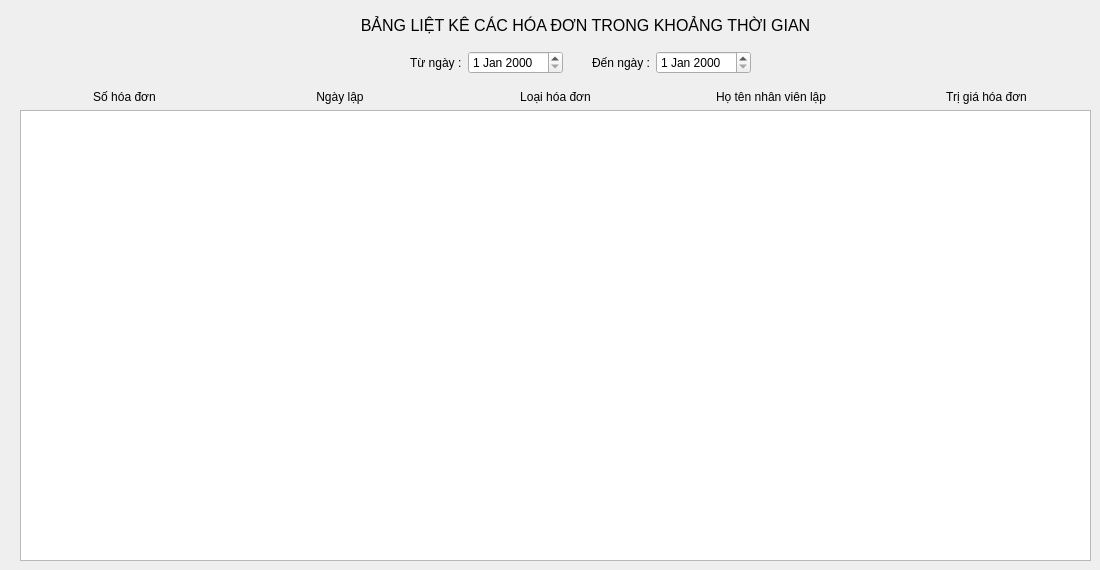
      <widget class="QWidget" name="StaticsByPrice">
       <attribute name="title">
        <string>THỐNG KÊ THEO DOANH THU</string>
       </attribute>
       <widget class="QLabel" name="tieude_2">
        <property name="geometry">
         <rect>
          <x>250</x>
          <y>10</y>
          <width>671</width>
          <height>31</height>
         </rect>
        </property>
        <property name="styleSheet">
         <string notr="true">#tieude {
                                                                                font: bold &quot;Goldman&quot;;
                                                                                color: #ffffff;
                                                                                }</string>
        </property>
        <property name="text">
         <string>&lt;html&gt;&lt;head/&gt;&lt;body&gt;&lt;p align=&quot;center&quot;&gt;&lt;span style=&quot; font-family:'Times New Roman','serif'; font-size:12pt;&quot;&gt;BẢNG LIỆT KÊ CÁC HÓA ĐƠN TRONG KHOẢNG THỜI GIAN&lt;/span&gt;&lt;/p&gt;&lt;/body&gt;&lt;/html&gt;</string>
        </property>
       </widget>
       <widget class="QWidget" name="layoutWidget7">
        <property name="geometry">
         <rect>
          <x>410</x>
          <y>50</y>
          <width>341</width>
          <height>26</height>
         </rect>
        </property>
        <layout class="QHBoxLayout" name="horizontalLayout_21">
         <item>
          <widget class="QLabel" name="label">
           <property name="text">
            <string>Từ ngày :</string>
           </property>
          </widget>
         </item>
         <item>
          <widget class="QDateEdit" name="fromDate"/>
         </item>
         <item>
          <spacer name="horizontalSpacer">
           <property name="orientation">
            <enum>Qt::Orientation::Horizontal</enum>
           </property>
           <property name="sizeHint" stdset="0">
            <size>
             <width>20</width>
             <height>20</height>
            </size>
           </property>
          </spacer>
         </item>
         <item>
          <widget class="QLabel" name="label_2">
           <property name="text">
            <string>Đến ngày :</string>
           </property>
          </widget>
         </item>
         <item>
          <widget class="QDateEdit" name="toDate"/>
         </item>
        </layout>
       </widget>
       <widget class="QWidget" name="layoutWidget8">
        <property name="geometry">
         <rect>
          <x>20</x>
          <y>90</y>
          <width>1071</width>
          <height>471</height>
         </rect>
        </property>
        <layout class="QVBoxLayout" name="verticalLayout">
         <item>
          <layout class="QHBoxLayout" name="horizontalLayout_20">
           <item>
            <widget class="QLabel" name="shd">
             <property name="styleSheet">
              <string notr="true">#label {
                                                                                                                        background-color: #00A4E8;
                                                                                                                        color: #ffffff;
                                                                                                                        font: Bold &quot;Inter&quot;;
                                                                                                                        }</string>
             </property>
             <property name="text">
              <string>Số hóa đơn</string>
             </property>
             <property name="alignment">
              <set>Qt::AlignmentFlag::AlignCenter</set>
             </property>
            </widget>
           </item>
           <item>
            <widget class="QLabel" name="nl">
             <property name="styleSheet">
              <string notr="true">#label {
                                                                                                                        background-color: #00A4E8;
                                                                                                                        color: #ffffff;
                                                                                                                        font: Bold &quot;Inter&quot;;
                                                                                                                        }</string>
             </property>
             <property name="text">
              <string>Ngày lập</string>
             </property>
             <property name="alignment">
              <set>Qt::AlignmentFlag::AlignCenter</set>
             </property>
            </widget>
           </item>
           <item>
            <widget class="QLabel" name="lhd">
             <property name="styleSheet">
              <string notr="true">#label {
                                                                                                                        background-color: #00A4E8;
                                                                                                                        color: #ffffff;
                                                                                                                        font: Bold &quot;Inter&quot;;
                                                                                                                        }</string>
             </property>
             <property name="text">
              <string>Loại hóa đơn</string>
             </property>
             <property name="alignment">
              <set>Qt::AlignmentFlag::AlignCenter</set>
             </property>
            </widget>
           </item>
           <item>
            <widget class="QLabel" name="htnvl">
             <property name="styleSheet">
              <string notr="true">#label {
                                                                                                                        background-color: #00A4E8;
                                                                                                                        color: #ffffff;
                                                                                                                        font: Bold &quot;Inter&quot;;
                                                                                                                        }</string>
             </property>
             <property name="text">
              <string>Họ tên nhân viên lập</string>
             </property>
             <property name="alignment">
              <set>Qt::AlignmentFlag::AlignCenter</set>
             </property>
            </widget>
           </item>
           <item>
            <widget class="QLabel" name="tghd">
             <property name="styleSheet">
              <string notr="true">#label {
                                                                                                                        background-color: #00A4E8;
                                                                                                                        color: #ffffff;
                                                                                                                        font: Bold &quot;Inter&quot;;
                                                                                                                        }</string>
             </property>
             <property name="text">
              <string>Trị giá hóa đơn</string>
             </property>
             <property name="alignment">
              <set>Qt::AlignmentFlag::AlignCenter</set>
             </property>
            </widget>
           </item>
          </layout>
         </item>
         <item>
          <widget class="QTableWidget" name="dsnv_5">
           <property name="horizontalScrollBarPolicy">
            <enum>Qt::ScrollBarPolicy::ScrollBarAlwaysOff</enum>
           </property>
           <property name="gridStyle">
            <enum>Qt::PenStyle::DashLine</enum>
           </property>
          </widget>
         </item>
        </layout>
       </widget>
      </widget>
